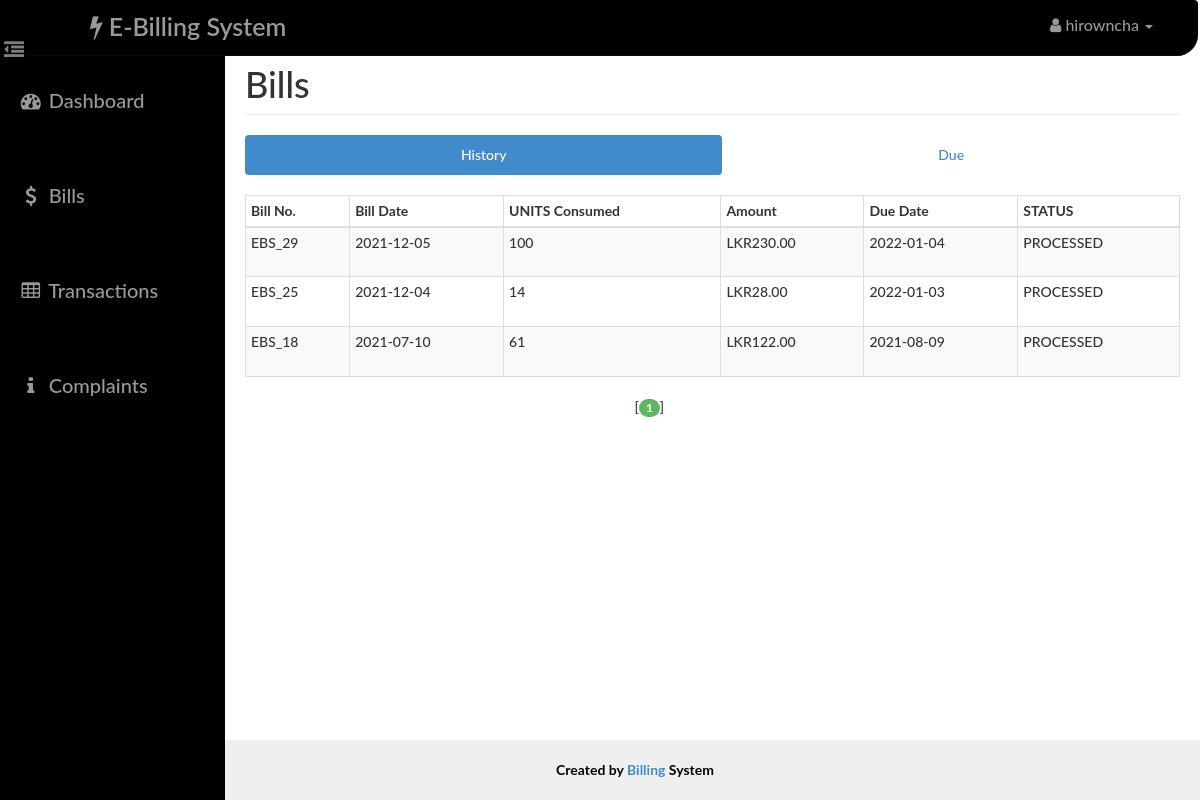
/user/bill.php (signed in), run on the app's committed database.
### tables this page shows
CREATE TABLE `bill` (
  `id` int(14) NOT NULL,
  `aid` int(14) NOT NULL,
  `uid` int(14) NOT NULL,
  `units` int(10) NOT NULL,
  `amount` decimal(10,2) NOT NULL,
  `status` varchar(10) NOT NULL,
  `bdate` date NOT NULL,
  `ddate` date NOT NULL
);

### user/paging1.php (called while the page is built)
<?php
    $rowsperpage = 5;
    $totalpages = ceil($numrows / $rowsperpage);
    if (isset($_GET['currentpage']) && is_numeric($_GET['currentpage'])) {
       $currentpage = (int) $_GET['currentpage'];
    } else {
       $currentpage = 1;
    }
    if ($currentpage > $totalpages) {
       $currentpage = $totalpages;
    }
    if ($currentpage < 1) {
       $currentpage = 1;
    }
    $offset = ($currentpage - 1) * $rowsperpage;
 ?>

### Includes/user.php (called while the page is built, shortened)
<?php
    function retrieve_bills_history($id,$offset, $rowsperpage) {
        global $con;
        $query = "SELECT * FROM bill where uid={$id} ";
        $query .= "ORDER BY bdate DESC ";
        $query .= "LIMIT {$offset}, {$rowsperpage} ";
        $result = mysqli_query($con,$query);
        return $result;
    }
 ?>

### user/bill.php (the view, shortened to what this page needs)
<?php
    require_once('head_html.php');
    require_once('../Includes/session.php');
    require_once('../Includes/user.php');
?>
<body>
    <div id="wrapper">
        <?php
            require_once("nav.php");
            require_once("sidebar.php");
        ?>
        <div id="page-content-wrapper">
            <div class="container-fluid">
                <div class="row">
                    <div class="col-lg-12">
                        <h1 class="page-header">
                            Bills
                        </h1>
                        <ul class="nav nav-pills nav-justified">
                            <li class="active"><a href="#history" data-toggle="pill">History</a>
                            </li>
                            <li class=""><a href="#due" data-toggle="pill">Due</a>
                            </li>
                        </ul>
                        <div class="tab-content">
                            <div class="tab-pane fade in active" id="history">
                                <div class="table-responsive">
                                    <table class="table table-hover table-striped table-bordered table-condensed">
                                        <thead>
                                            <tr>
                                                <th>Bill No.</th>
                                                <th>Bill Date</th>
                                                <th>UNITS Consumed</th>
                                                <th>Amount</th>
                                                <th>Due Date</th>
                                                <th>STATUS</th>
                                            </tr>
                                        </thead>
                                        <tbody>
                                            <?php
                                            $id=$_SESSION['uid'];
                                            $query1 = "SELECT COUNT(*) FROM bill where uid={$id}";
                                            $result1 = mysqli_query($con,$query1);
                                            $row1 = mysqli_fetch_row($result1);
                                            $numrows = $row1[0];
                                            include("paging1.php");
                                            $result = retrieve_bills_history($_SESSION['uid'],$offset, $rowsperpage);
                                            while($row = mysqli_fetch_assoc($result)){
                                            ?>
                                                <tr>
                                                    <td height="50"><?php echo 'EBS_'.$row['id'] ?></td>
                                                    <td height="50"><?php echo $row['bdate'] ?></td>
                                                    <td><?php echo $row['units'] ?></td>
                                                    <td><?php echo 'LKR'.$row['amount'] ?></td>
                                                    <td><?php echo $row['ddate'] ?></td>
                                                    <td><?php echo $row['status'] ?></td>
                                                </tr>
                                            <?php  } ?>
                                        </tbody>
                                    </table>
                                    <?php include("paging2.php");  ?>
                                </div>
                            </div>
                                            <?php
                                            $id=$_SESSION['uid'];
                                            $query1 = "SELECT COUNT(*) FROM bill where uid={$id} AND status='PENDING' ";
                                            $result1 = mysqli_query($con,$query1);
                                            $row1 = mysqli_fetch_row($result1);
                                            $numrows = $row1[0];
                                            include("paging1.php");
                                            ?>
                                <?php include("paging2.php");  ?>
                        </div>
                    </div>
                </div>
            </div>
        </div>
    </div>
    <?php
    require_once("footer.php");
    ?>
</body>
</html>

### assets/css/dash_user.css (style rules this page uses)
body, html { width: 100%; height: 100%; }
body, h1, h2, h3, h4, h5, h6 { font-family: "Lato","Helvetica Neue",Helvetica,Arial,sans-serif; font-weight: 500; }
#wrapper { padding-left: 10px; padding-top: 5px; -webkit-transition: all 0.5s ease; -moz-transition: all 0.5s ease; -o-transition: all 0.5s ease; transition: all 0.5s ease; }
#page-content-wrapper { width: 100%; padding: 15px; min-height:580px; }
@media (min-width:768px) { #wrapper { padding-left: 225px; } }
@media (min-width:768px) { #page-content-wrapper { padding: 20px; } }
.table-responsive { padding-top: 20px; padding-bottom: 20px; }

### data on the page
bill: id "29", bdate "2021-12-05", units "100", amount "230.00", ddate "2022-01-04", status "PROCESSED"
bill: id "25", bdate "2021-12-04", units "14", amount "28.00", ddate "2022-01-03", status "PROCESSED"
bill: id "18", bdate "2021-07-10", units "61", amount "122.00", ddate "2021-08-09", status "PROCESSED"

### other printed values
$user "hirowncha"
